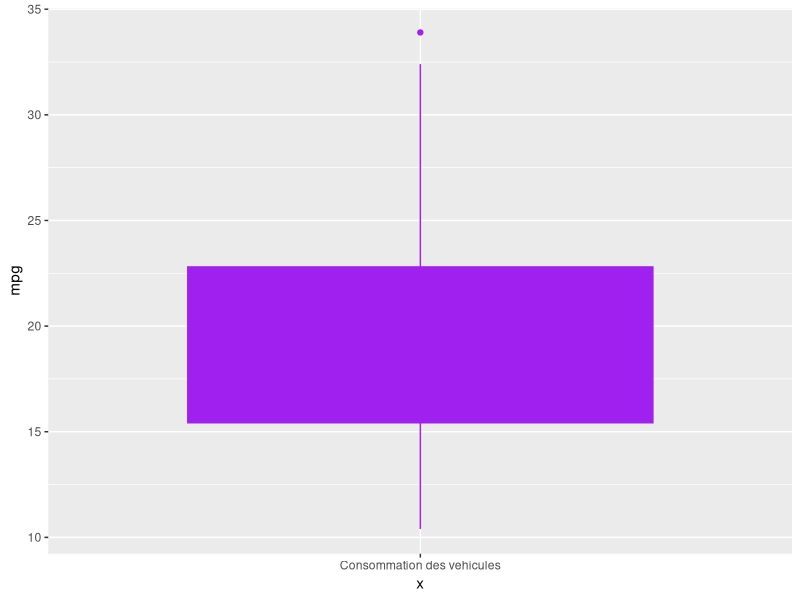
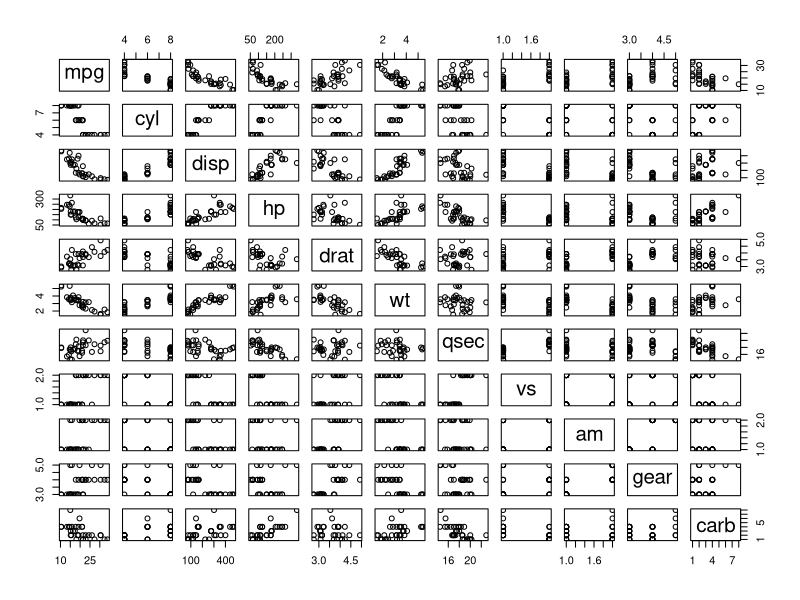
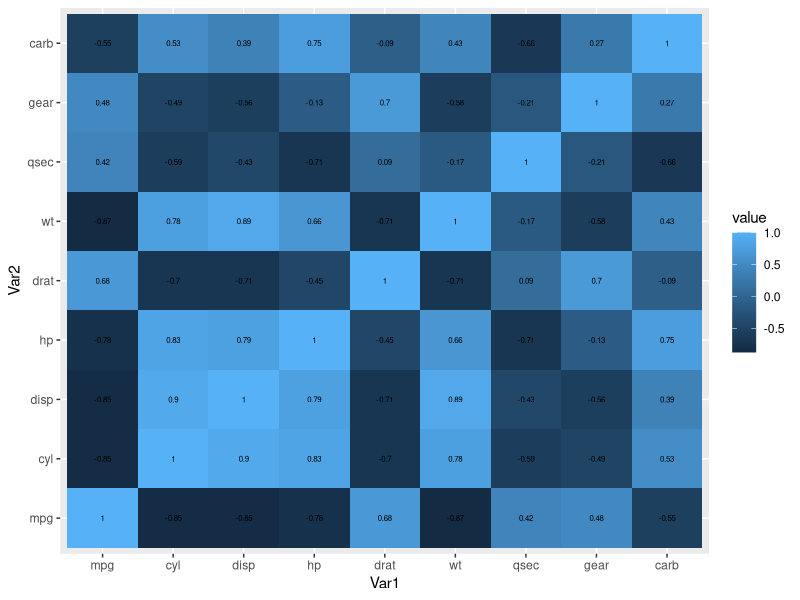
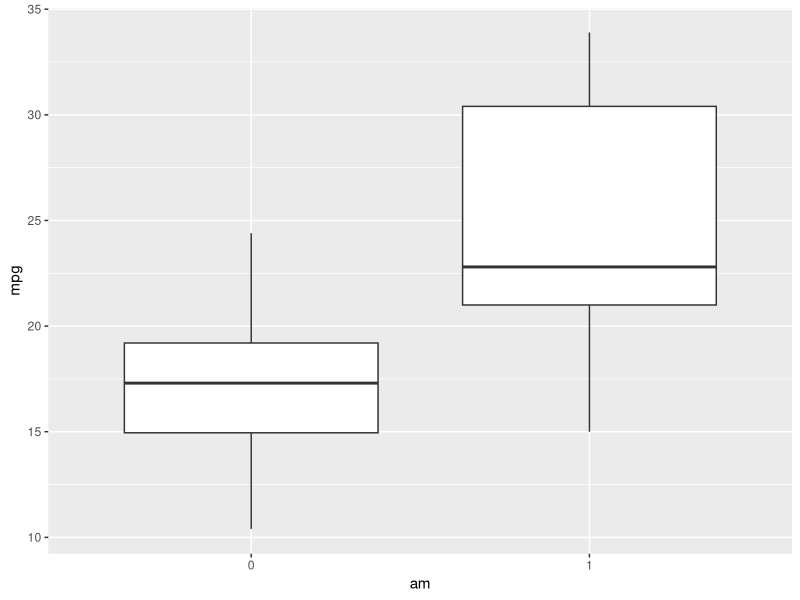
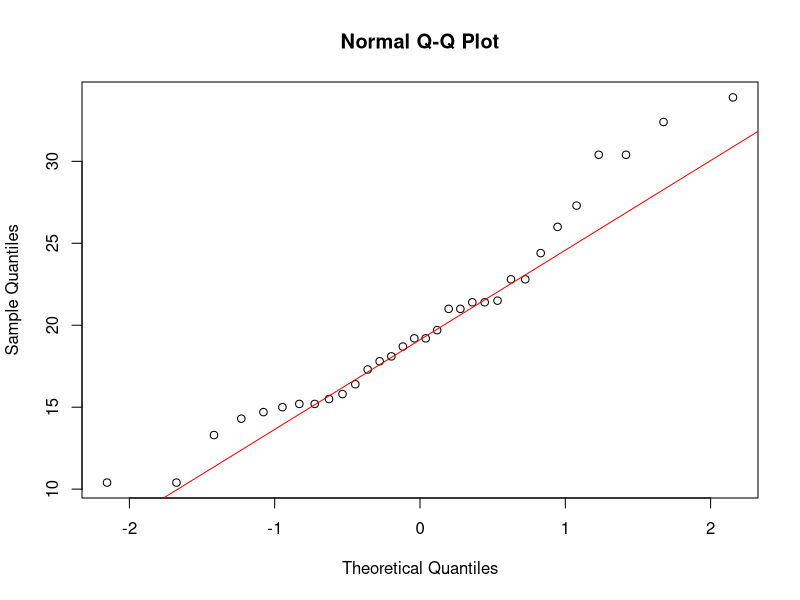
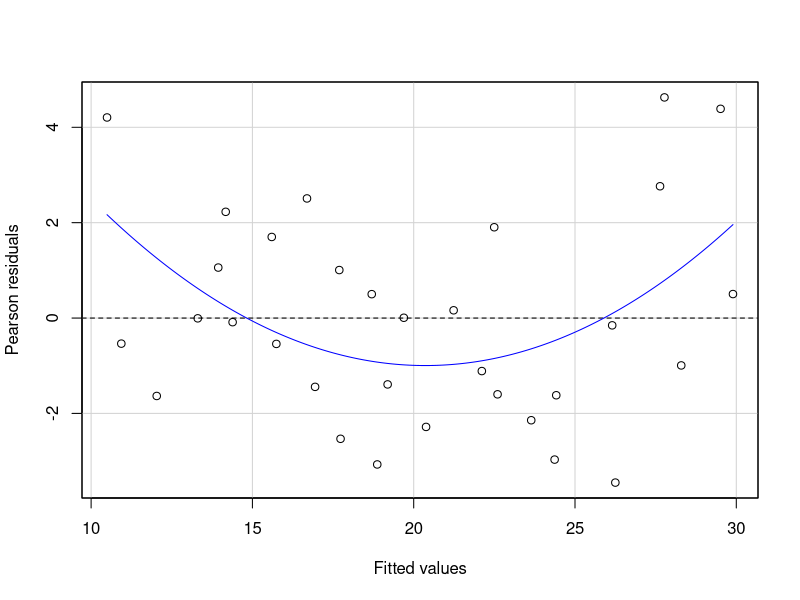

Write R code to recreate these figures, in order.
## ---- chunk 1

#utilisation  de la base de donnees mtcars proposee par R 
data("mtcars")



## ---- chunk 2
summary(mtcars)
## ---- chunk 3
library(ggplot2)
#mgp est la consommaiton en question
ggplot(data = mtcars, aes(x = "Consommation des vehicules", y = mpg)) +
  geom_boxplot(color= "purple", fill = "purple")



## ---- chunk 4
#Ne pas considerer les variables qualitatives dans la suite des analyses , les changer en factor 
mtcars$vs <- as.factor(mtcars$vs)
mtcars$am <- as.factor(mtcars$am)
#creation du graphique des relations simples 
library(ggplot2)

plot(mtcars)
## ---- chunk 5
#suppression des variables qualitatives 
#copie de la bdd seulement avec les quanti 
base_quanti <- mtcars[, -which(names(mtcars) %in% c("vs", "am"))]
base_quanti

#matrice de correlation de toutes les variables restantes (quanti)
cor(base_quanti)

#utilisation de reshape2 pour avoir une hitmap de correlation 
# Install and load reshape2 package(doc geeks for ggeks)
#install.packages("reshape2") #A commenter avant de faire le render (rendu) pour eviter la double compilation 
library(reshape2)
 
# creating correlation matrix
# creating correlation matrix
corr_mat <- round(cor(base_quanti),2)
 
# reduce the size of correlation matrix
melted_corr_mat <- melt(corr_mat)
head(melted_corr_mat)
 
# plotting the correlation heatmap
library(ggplot2)
ggplot(data = melted_corr_mat, aes(x=Var1, y=Var2, 
                                   fill=value)) + 
geom_tile() +
geom_text(aes(Var2, Var1, label = value), 
          color = "black", size = 2)

#interpétation
#souvent mieux d'interpreter les valeurs sup a 0,6 en val absolue
## ---- chunk 6
ggplot(data = mtcars, aes(x = am, y = mpg))+
  geom_boxplot()
## ---- chunk 7
t.test(mpg ~ am, data = mtcars)
## ---- chunk 8
# utilisation d'un qqplot 
qqnorm(mtcars$mpg)
qqline(mtcars$mpg, col= "red") #droite de Henry 

## ---- chunk 9
#avec le test de shapiro


## ---- chunk 10
    #installation du package car 
    #install.packages("car")
    library(car)
    leveneTest(mpg ~ am, data= mtcars)

## ---- chunk 11
#| echo: false
2 * 2
## ---- chunk 12
#Test de Wesh 
t.test(mpg ~ am, data = mtcars, var.equal = FALSE)
#test de Wlcox 
wilcox.test(mpg ~ am, data = mtcars)

## ---- chunk 13
model <- lm(mpg ~ ., data = mtcars)
## ---- chunk 14
#summary du model 
summary(model)

## ---- chunk 15
#le residus 
residualPlot(model)

## ---- chunk 16
vif(model)
## ---- chunk 17
#model_bis <- lm(mpg ~ vs am, data = mtcars)
#les retirer de la bdd puis refaire le modele 

base_t <- mtcars[, -which(names(mtcars) %in% c("cyl", "disp", "hp", "qsec","carb"))]
model_bis <- lm(mpg ~ ., data = mtcars)

summary(model_bis)
## ---- chunk 18
vif(model_bis)
#on complete juste les variables qui ressortent dans notre model apres vif function 
predict(model_bis, data.frame(hp=5, cyl=5, disp=4, drat=3, wt=7, vs = as.factor(1), am = as.factor(0), qsec= 2, gear=2, carb=3))
